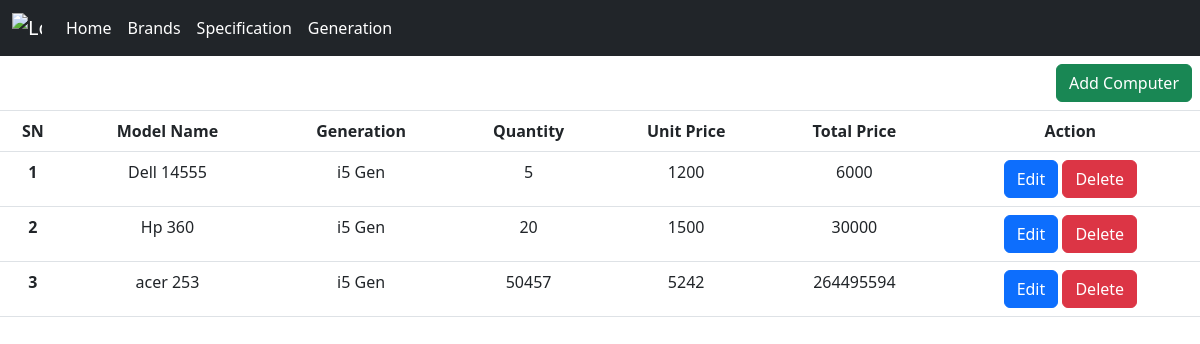
/, run on an earlier commit of the app's database.
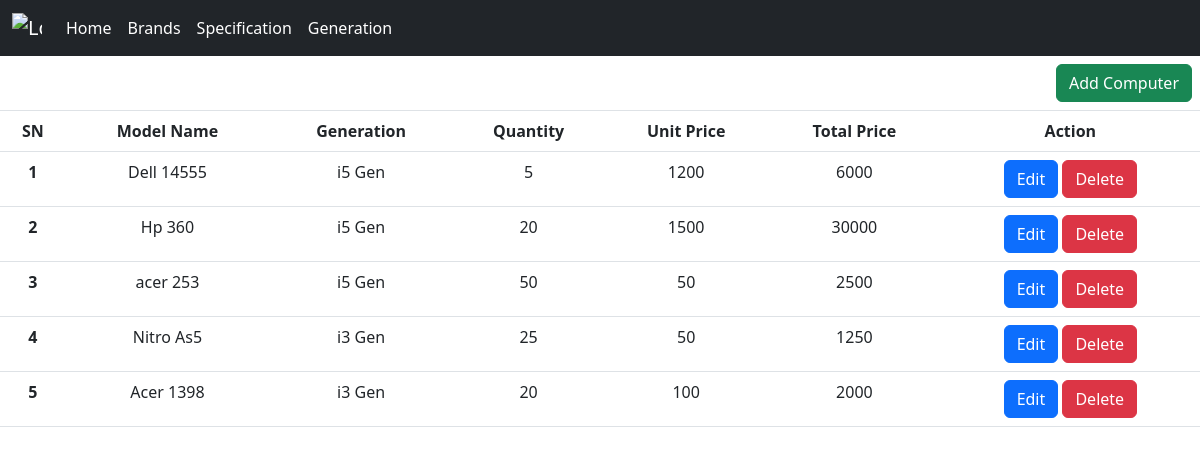
And on a later commit of the database.
### computer/models.py (models this page shows, shortened)
class Computer(models.Model):
    computer_code = models.CharField(max_length=100, unique=True)
    computer = models.ForeignKey(ComputerGeneration,on_delete=models.CASCADE, related_name='computer')
    quantity = models.IntegerField()
    unit_price = models.IntegerField()
    total_price = models.IntegerField()

class ComputerGeneration(models.Model):
    generation = models.CharField(max_length=100)
    def __str__(self):
        return self.generation

### computer/views.py (the view)
# urls.py: path('', views.HomeView.as_view(), name='home'),
class HomeView(View):
    def get(self, request):
        list = Computer.objects.all()
        context = {
            'list': list
        }
        return render(request, 'home.html', context)

### templates/home.html (shortened to what this page needs)
<!DOCTYPE html>
<html lang="en">
<head>
  <link rel="stylesheet" href="https://cdn.jsdelivr.net/npm/bootstrap@5.3.0/dist/css/bootstrap.min.css">
</head>
{% include 'navbar.html' %}
<body>
<table class="table">
  <thead class="thead-dark">
    <tr>
      <th colspan="7" class="text-end">
        <a href="{% url 'computer' %}" id="addDataBtn" class="btn btn-success">Add Computer</a>
      </th>
    </tr>
    <tr class="text-center">
      <th scope="col">SN</th>
      <th scope="col">Model Name</th>
      <th scope="col">Generation</th>
      <th scope="col">Quantity</th>
      <th scope="col">Unit Price</th>
      <th scope="col">Total Price</th>
      <th scope="col">Action</th>
    </tr>
  </thead>
  <tbody>
    {% for item in list %}
      <tr data-pk="{{ item.pk }}" class="text-center">
        <th scope="row">{{ forloop.counter }}</th>
        <td>{{item.computer_code}}</td>
        <td>{{ item.computer }}</td>
        <td>{{item.quantity}}</td>
        <td>{{ item.unit_price }}</td>
        <td>{{ item.total_price }}</td>
        <td class="action-buttons">
          <a href="{% url 'update_computer' item.pk %}" class="btn btn-primary">Edit</a>
          <button class="btn btn-danger" onclick="confirmDelete('{{ item.pk }}')">Delete</button>
        </td>
      </tr>
    {% endfor %}
  </tbody>
</table>
</body>
</html>

What changed in the data, as far as the page shows it:
changed Computer "acer 253": quantity "50457" → "50"; unit_price "5242" → "50"; total_price "264495594" → "2500"
added Computer: computer_code "Nitro As5", computer "i3 Gen", quantity "25", unit_price "50", total_price "1250"
added Computer: computer_code "Acer 1398", computer "i3 Gen", quantity "20", unit_price "100", total_price "2000"
